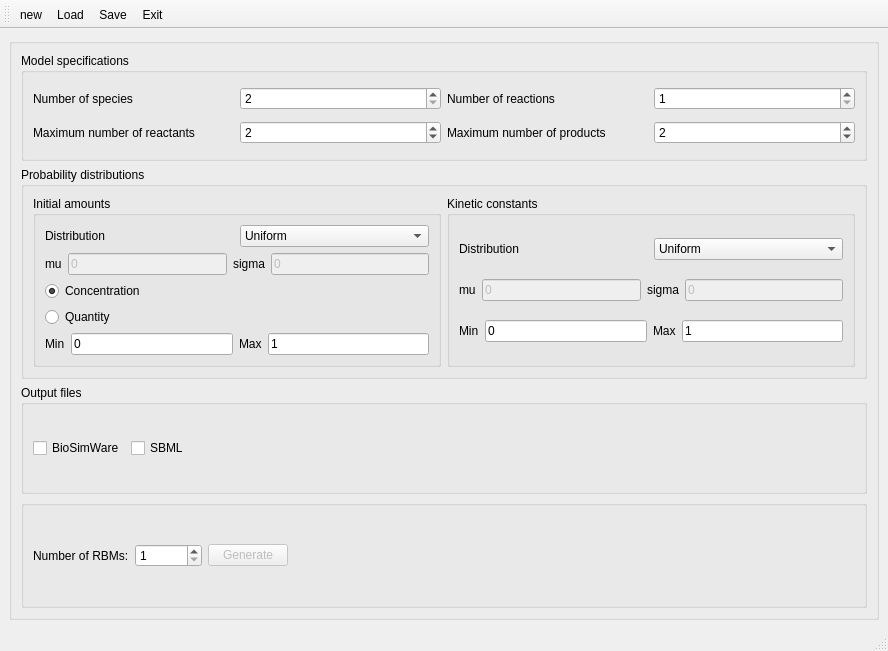
<?xml version="1.0" encoding="UTF-8"?>
<ui version="4.0">
 <class>MainWindow</class>
 <widget class="QMainWindow" name="MainWindow">
  <property name="enabled">
   <bool>true</bool>
  </property>
  <property name="geometry">
   <rect>
    <x>0</x>
    <y>0</y>
    <width>888</width>
    <height>651</height>
   </rect>
  </property>
  <property name="sizePolicy">
   <sizepolicy hsizetype="Preferred" vsizetype="Preferred">
    <horstretch>0</horstretch>
    <verstretch>0</verstretch>
   </sizepolicy>
  </property>
  <property name="contextMenuPolicy">
   <enum>Qt::DefaultContextMenu</enum>
  </property>
  <property name="acceptDrops">
   <bool>true</bool>
  </property>
  <property name="windowTitle">
   <string>SMGen</string>
  </property>
  <property name="toolTip">
   <string/>
  </property>
  <property name="layoutDirection">
   <enum>Qt::LeftToRight</enum>
  </property>
  <property name="autoFillBackground">
   <bool>false</bool>
  </property>
  <widget class="QWidget" name="centralwidget">
   <layout class="QVBoxLayout" name="verticalLayout_8">
    <item>
     <widget class="QGroupBox" name="groupBox_7">
      <property name="minimumSize">
       <size>
        <width>870</width>
        <height>0</height>
       </size>
      </property>
      <property name="title">
       <string/>
      </property>
      <layout class="QVBoxLayout" name="verticalLayout_7">
       <item>
        <layout class="QVBoxLayout" name="verticalLayout_6">
         <item>
          <widget class="QGroupBox" name="groupBox">
           <property name="title">
            <string>Model specifications</string>
           </property>
           <layout class="QVBoxLayout" name="verticalLayout_4">
            <item>
             <layout class="QHBoxLayout" name="horizontalLayout_2">
              <item>
               <widget class="QLabel" name="label">
                <property name="text">
                 <string>Number of species</string>
                </property>
               </widget>
              </item>
              <item>
               <widget class="QSpinBox" name="n_species">
                <property name="minimum">
                 <number>2</number>
                </property>
                <property name="maximum">
                 <number>1000000</number>
                </property>
               </widget>
              </item>
              <item>
               <widget class="QLabel" name="label_2">
                <property name="text">
                 <string>Number of reactions</string>
                </property>
               </widget>
              </item>
              <item>
               <widget class="QSpinBox" name="n_reaction">
                <property name="minimum">
                 <number>1</number>
                </property>
                <property name="maximum">
                 <number>1000000</number>
                </property>
               </widget>
              </item>
             </layout>
            </item>
            <item>
             <layout class="QHBoxLayout" name="horizontalLayout_11">
              <item>
               <widget class="QLabel" name="label_3">
                <property name="text">
                 <string>Maximum number of reactants</string>
                </property>
               </widget>
              </item>
              <item>
               <widget class="QSpinBox" name="maximum_order_reactions">
                <property name="maximum">
                 <number>1000000</number>
                </property>
                <property name="value">
                 <number>2</number>
                </property>
               </widget>
              </item>
              <item>
               <widget class="QLabel" name="label_4">
                <property name="text">
                 <string>Maximum number of products</string>
                </property>
               </widget>
              </item>
              <item>
               <widget class="QSpinBox" name="maximum_number_products">
                <property name="maximum">
                 <number>1000000</number>
                </property>
                <property name="value">
                 <number>2</number>
                </property>
               </widget>
              </item>
             </layout>
            </item>
           </layout>
          </widget>
         </item>
         <item>
          <widget class="QGroupBox" name="groupBox_3">
           <property name="title">
            <string>Probability distributions</string>
           </property>
           <layout class="QHBoxLayout" name="horizontalLayout">
            <item>
             <widget class="QGroupBox" name="groupBox_4">
              <property name="title">
               <string>Initial amounts</string>
              </property>
              <layout class="QVBoxLayout" name="verticalLayout_2">
               <item>
                <layout class="QHBoxLayout" name="horizontalLayout_3">
                 <item>
                  <widget class="QLabel" name="label_5">
                   <property name="text">
                    <string>Distribution</string>
                   </property>
                  </widget>
                 </item>
                 <item>
                  <widget class="QComboBox" name="initial_amounts_distribution">
                   <item>
                    <property name="text">
                     <string>Uniform</string>
                    </property>
                   </item>
                   <item>
                    <property name="text">
                     <string>Normal</string>
                    </property>
                   </item>
                   <item>
                    <property name="text">
                     <string>Logarithmic</string>
                    </property>
                   </item>
                   <item>
                    <property name="text">
                     <string>Log normal</string>
                    </property>
                   </item>
                  </widget>
                 </item>
                </layout>
               </item>
               <item>
                <layout class="QHBoxLayout" name="horizontalLayout_4">
                 <item>
                  <widget class="QLabel" name="label_6">
                   <property name="text">
                    <string>mu</string>
                   </property>
                  </widget>
                 </item>
                 <item>
                  <widget class="QLineEdit" name="mu_initial">
                   <property name="enabled">
                    <bool>false</bool>
                   </property>
                   <property name="text">
                    <string>0</string>
                   </property>
                  </widget>
                 </item>
                 <item>
                  <widget class="QLabel" name="label_7">
                   <property name="text">
                    <string>sigma</string>
                   </property>
                  </widget>
                 </item>
                 <item>
                  <widget class="QLineEdit" name="sigma_initial">
                   <property name="enabled">
                    <bool>false</bool>
                   </property>
                   <property name="text">
                    <string>0</string>
                   </property>
                  </widget>
                 </item>
                </layout>
               </item>
               <item>
                <widget class="QRadioButton" name="concentration">
                 <property name="text">
                  <string>Concentration</string>
                 </property>
                 <property name="checked">
                  <bool>true</bool>
                 </property>
                </widget>
               </item>
               <item>
                <widget class="QRadioButton" name="quantity">
                 <property name="text">
                  <string>Quantity</string>
                 </property>
                </widget>
               </item>
               <item>
                <layout class="QHBoxLayout" name="horizontalLayout_5">
                 <item>
                  <widget class="QLabel" name="label_8">
                   <property name="text">
                    <string>Min</string>
                   </property>
                  </widget>
                 </item>
                 <item>
                  <widget class="QLineEdit" name="initial_min">
                   <property name="text">
                    <string>0</string>
                   </property>
                  </widget>
                 </item>
                 <item>
                  <widget class="QLabel" name="label_9">
                   <property name="text">
                    <string>Max</string>
                   </property>
                  </widget>
                 </item>
                 <item>
                  <widget class="QLineEdit" name="initial_max">
                   <property name="text">
                    <string>1</string>
                   </property>
                  </widget>
                 </item>
                </layout>
               </item>
              </layout>
             </widget>
            </item>
            <item>
             <widget class="QGroupBox" name="groupBox_5">
              <property name="title">
               <string>Kinetic constants</string>
              </property>
              <layout class="QVBoxLayout" name="verticalLayout_3">
               <item>
                <layout class="QHBoxLayout" name="horizontalLayout_6">
                 <item>
                  <widget class="QLabel" name="label_10">
                   <property name="text">
                    <string>Distribution</string>
                   </property>
                  </widget>
                 </item>
                 <item>
                  <widget class="QComboBox" name="kinetic_parameters_distribution">
                   <item>
                    <property name="text">
                     <string>Uniform</string>
                    </property>
                   </item>
                   <item>
                    <property name="text">
                     <string>Normal</string>
                    </property>
                   </item>
                   <item>
                    <property name="text">
                     <string>Logarithmic</string>
                    </property>
                   </item>
                   <item>
                    <property name="text">
                     <string>Log normal</string>
                    </property>
                   </item>
                  </widget>
                 </item>
                </layout>
               </item>
               <item>
                <layout class="QHBoxLayout" name="horizontalLayout_7">
                 <item>
                  <widget class="QLabel" name="label_11">
                   <property name="text">
                    <string>mu</string>
                   </property>
                  </widget>
                 </item>
                 <item>
                  <widget class="QLineEdit" name="mu_kinetic">
                   <property name="enabled">
                    <bool>false</bool>
                   </property>
                   <property name="text">
                    <string>0</string>
                   </property>
                  </widget>
                 </item>
                 <item>
                  <widget class="QLabel" name="label_12">
                   <property name="text">
                    <string>sigma</string>
                   </property>
                  </widget>
                 </item>
                 <item>
                  <widget class="QLineEdit" name="sigma_kinetic">
                   <property name="enabled">
                    <bool>false</bool>
                   </property>
                   <property name="text">
                    <string>0</string>
                   </property>
                  </widget>
                 </item>
                </layout>
               </item>
               <item>
                <layout class="QHBoxLayout" name="horizontalLayout_9">
                 <item>
                  <widget class="QLabel" name="label_13">
                   <property name="text">
                    <string>Min</string>
                   </property>
                  </widget>
                 </item>
                 <item>
                  <widget class="QLineEdit" name="kinetic_min">
                   <property name="text">
                    <string>0</string>
                   </property>
                  </widget>
                 </item>
                 <item>
                  <widget class="QLabel" name="label_14">
                   <property name="text">
                    <string>Max</string>
                   </property>
                  </widget>
                 </item>
                 <item>
                  <widget class="QLineEdit" name="kinetic_max">
                   <property name="text">
                    <string>1</string>
                   </property>
                  </widget>
                 </item>
                </layout>
               </item>
              </layout>
             </widget>
            </item>
           </layout>
          </widget>
         </item>
         <item>
          <widget class="QGroupBox" name="groupBox_2">
           <property name="title">
            <string>Output files</string>
           </property>
           <layout class="QVBoxLayout" name="verticalLayout_5">
            <item>
             <layout class="QHBoxLayout" name="horizontalLayout_10">
              <item>
               <widget class="QCheckBox" name="generateBioSimWare">
                <property name="text">
                 <string>BioSimWare</string>
                </property>
               </widget>
              </item>
              <item>
               <widget class="QCheckBox" name="generateSBML">
                <property name="text">
                 <string>SBML</string>
                </property>
               </widget>
              </item>
              <item>
               <spacer name="horizontalSpacer">
                <property name="orientation">
                 <enum>Qt::Horizontal</enum>
                </property>
                <property name="sizeHint" stdset="0">
                 <size>
                  <width>40</width>
                  <height>20</height>
                 </size>
                </property>
               </spacer>
              </item>
             </layout>
            </item>
           </layout>
          </widget>
         </item>
         <item>
          <widget class="QGroupBox" name="groupBox_6">
           <property name="title">
            <string/>
           </property>
           <layout class="QVBoxLayout" name="verticalLayout">
            <item>
             <layout class="QHBoxLayout" name="horizontalLayout_8">
              <item>
               <widget class="QLabel" name="label_15">
                <property name="text">
                 <string>Number of RBMs:</string>
                </property>
               </widget>
              </item>
              <item>
               <widget class="QSpinBox" name="n_networks">
                <property name="minimum">
                 <number>1</number>
                </property>
                <property name="maximum">
                 <number>1000000</number>
                </property>
               </widget>
              </item>
              <item>
               <widget class="QPushButton" name="generate_networks">
                <property name="enabled">
                 <bool>false</bool>
                </property>
                <property name="font">
                 <font>
                  <stylestrategy>PreferAntialias</stylestrategy>
                 </font>
                </property>
                <property name="toolTip">
                 <string>&lt;html&gt;&lt;head/&gt;&lt;body&gt;&lt;p align=&quot;center&quot;&gt;Press to build models&lt;/p&gt;&lt;/body&gt;&lt;/html&gt;</string>
                </property>
                <property name="statusTip">
                 <string/>
                </property>
                <property name="whatsThis">
                 <string/>
                </property>
                <property name="accessibleName">
                 <string/>
                </property>
                <property name="accessibleDescription">
                 <string/>
                </property>
                <property name="layoutDirection">
                 <enum>Qt::LeftToRight</enum>
                </property>
                <property name="autoFillBackground">
                 <bool>false</bool>
                </property>
                <property name="text">
                 <string notr="true">Generate</string>
                </property>
                <property name="checkable">
                 <bool>false</bool>
                </property>
                <property name="autoRepeat">
                 <bool>false</bool>
                </property>
                <property name="autoExclusive">
                 <bool>false</bool>
                </property>
                <property name="autoDefault">
                 <bool>false</bool>
                </property>
                <property name="default">
                 <bool>false</bool>
                </property>
               </widget>
              </item>
              <item>
               <spacer name="horizontalSpacer_2">
                <property name="orientation">
                 <enum>Qt::Horizontal</enum>
                </property>
                <property name="sizeHint" stdset="0">
                 <size>
                  <width>40</width>
                  <height>20</height>
                 </size>
                </property>
               </spacer>
              </item>
             </layout>
            </item>
           </layout>
          </widget>
         </item>
        </layout>
       </item>
      </layout>
     </widget>
    </item>
   </layout>
  </widget>
  <widget class="QMenuBar" name="menubar">
   <property name="geometry">
    <rect>
     <x>0</x>
     <y>0</y>
     <width>888</width>
     <height>22</height>
    </rect>
   </property>
  </widget>
  <widget class="QStatusBar" name="statusBar"/>
  <widget class="QToolBar" name="toolBar">
   <property name="windowTitle">
    <string>toolBar</string>
   </property>
   <attribute name="toolBarArea">
    <enum>TopToolBarArea</enum>
   </attribute>
   <attribute name="toolBarBreak">
    <bool>false</bool>
   </attribute>
   <addaction name="actionNew"/>
   <addaction name="actionLoad"/>
   <addaction name="actionSave"/>
   <addaction name="actionExit"/>
  </widget>
  <action name="actionNew">
   <property name="icon">
    <iconset>
     <normaloff>new.png</normaloff>new.png</iconset>
   </property>
   <property name="text">
    <string>new</string>
   </property>
   <property name="toolTip">
    <string>Create new project</string>
   </property>
   <property name="shortcut">
    <string>Ctrl+N, Meta+N</string>
   </property>
  </action>
  <action name="actionLoad">
   <property name="icon">
    <iconset>
     <normaloff>load.png</normaloff>load.png</iconset>
   </property>
   <property name="text">
    <string>Load</string>
   </property>
   <property name="toolTip">
    <string>Open project</string>
   </property>
   <property name="shortcut">
    <string>Meta+L, Ctrl+L</string>
   </property>
  </action>
  <action name="actionSave">
   <property name="icon">
    <iconset>
     <normaloff>save.png</normaloff>save.png</iconset>
   </property>
   <property name="text">
    <string>Save</string>
   </property>
   <property name="toolTip">
    <string>Save project</string>
   </property>
   <property name="shortcut">
    <string>Meta+S, Ctrl+S</string>
   </property>
  </action>
  <action name="actionExit">
   <property name="icon">
    <iconset>
     <normaloff>exit.png</normaloff>exit.png</iconset>
   </property>
   <property name="text">
    <string>Exit</string>
   </property>
   <property name="toolTip">
    <string>Exit</string>
   </property>
   <property name="shortcut">
    <string>Meta+Q, Ctrl+Q</string>
   </property>
  </action>
 </widget>
 <resources/>
 <connections>
  <connection>
   <sender>sigma_kinetic</sender>
   <signal>textChanged(QString)</signal>
   <receiver>MainWindow</receiver>
   <slot>change_sigma_kinetic()</slot>
   <hints>
    <hint type="sourcelabel">
     <x>806</x>
     <y>325</y>
    </hint>
    <hint type="destinationlabel">
     <x>470</x>
     <y>277</y>
    </hint>
   </hints>
  </connection>
  <connection>
   <sender>sigma_initial</sender>
   <signal>textChanged(QString)</signal>
   <receiver>MainWindow</receiver>
   <slot>change_sigma_initial()</slot>
   <hints>
    <hint type="sourcelabel">
     <x>362</x>
     <y>302</y>
    </hint>
    <hint type="destinationlabel">
     <x>470</x>
     <y>277</y>
    </hint>
   </hints>
  </connection>
  <connection>
   <sender>quantity</sender>
   <signal>clicked(bool)</signal>
   <receiver>MainWindow</receiver>
   <slot>check_quantity()</slot>
   <hints>
    <hint type="sourcelabel">
     <x>243</x>
     <y>352</y>
    </hint>
    <hint type="destinationlabel">
     <x>470</x>
     <y>277</y>
    </hint>
   </hints>
  </connection>
  <connection>
   <sender>n_species</sender>
   <signal>valueChanged(int)</signal>
   <receiver>MainWindow</receiver>
   <slot>change_n_species()</slot>
   <hints>
    <hint type="sourcelabel">
     <x>146</x>
     <y>80</y>
    </hint>
    <hint type="destinationlabel">
     <x>470</x>
     <y>277</y>
    </hint>
   </hints>
  </connection>
  <connection>
   <sender>n_reaction</sender>
   <signal>valueChanged(int)</signal>
   <receiver>MainWindow</receiver>
   <slot>change_n_reaction()</slot>
   <hints>
    <hint type="sourcelabel">
     <x>327</x>
     <y>80</y>
    </hint>
    <hint type="destinationlabel">
     <x>470</x>
     <y>277</y>
    </hint>
   </hints>
  </connection>
  <connection>
   <sender>mu_kinetic</sender>
   <signal>textChanged(QString)</signal>
   <receiver>MainWindow</receiver>
   <slot>change_mu_kinetic()</slot>
   <hints>
    <hint type="sourcelabel">
     <x>596</x>
     <y>325</y>
    </hint>
    <hint type="destinationlabel">
     <x>470</x>
     <y>277</y>
    </hint>
   </hints>
  </connection>
  <connection>
   <sender>mu_initial</sender>
   <signal>textChanged(QString)</signal>
   <receiver>MainWindow</receiver>
   <slot>change_mu_initial()</slot>
   <hints>
    <hint type="sourcelabel">
     <x>152</x>
     <y>302</y>
    </hint>
    <hint type="destinationlabel">
     <x>470</x>
     <y>277</y>
    </hint>
   </hints>
  </connection>
  <connection>
   <sender>maximum_order_reactions</sender>
   <signal>valueChanged(int)</signal>
   <receiver>MainWindow</receiver>
   <slot>change_maximum_order_reactions()</slot>
   <hints>
    <hint type="sourcelabel">
     <x>586</x>
     <y>80</y>
    </hint>
    <hint type="destinationlabel">
     <x>470</x>
     <y>277</y>
    </hint>
   </hints>
  </connection>
  <connection>
   <sender>maximum_number_products</sender>
   <signal>valueChanged(int)</signal>
   <receiver>MainWindow</receiver>
   <slot>change_maximum_number_products()</slot>
   <hints>
    <hint type="sourcelabel">
     <x>857</x>
     <y>80</y>
    </hint>
    <hint type="destinationlabel">
     <x>470</x>
     <y>277</y>
    </hint>
   </hints>
  </connection>
  <connection>
   <sender>kinetic_parameters_distribution</sender>
   <signal>currentTextChanged(QString)</signal>
   <receiver>MainWindow</receiver>
   <slot>select_kinetic_parameters_distribution()</slot>
   <hints>
    <hint type="sourcelabel">
     <x>786</x>
     <y>274</y>
    </hint>
    <hint type="destinationlabel">
     <x>470</x>
     <y>277</y>
    </hint>
   </hints>
  </connection>
  <connection>
   <sender>initial_amounts_distribution</sender>
   <signal>currentTextChanged(QString)</signal>
   <receiver>MainWindow</receiver>
   <slot>select_initial_amounts_distribution()</slot>
   <hints>
    <hint type="sourcelabel">
     <x>342</x>
     <y>267</y>
    </hint>
    <hint type="destinationlabel">
     <x>470</x>
     <y>277</y>
    </hint>
   </hints>
  </connection>
  <connection>
   <sender>concentration</sender>
   <signal>clicked(bool)</signal>
   <receiver>MainWindow</receiver>
   <slot>check_concentration()</slot>
   <hints>
    <hint type="sourcelabel">
     <x>243</x>
     <y>333</y>
    </hint>
    <hint type="destinationlabel">
     <x>470</x>
     <y>277</y>
    </hint>
   </hints>
  </connection>
  <connection>
   <sender>n_networks</sender>
   <signal>valueChanged(int)</signal>
   <receiver>MainWindow</receiver>
   <slot>select_n_networks()</slot>
   <hints>
    <hint type="sourcelabel">
     <x>460</x>
     <y>473</y>
    </hint>
    <hint type="destinationlabel">
     <x>470</x>
     <y>277</y>
    </hint>
   </hints>
  </connection>
  <connection>
   <sender>generateSBML</sender>
   <signal>clicked(bool)</signal>
   <receiver>MainWindow</receiver>
   <slot>generate_SBML()</slot>
   <hints>
    <hint type="sourcelabel">
     <x>450</x>
     <y>350</y>
    </hint>
    <hint type="destinationlabel">
     <x>434</x>
     <y>251</y>
    </hint>
   </hints>
  </connection>
  <connection>
   <sender>actionNew</sender>
   <signal>triggered()</signal>
   <receiver>MainWindow</receiver>
   <slot>actNew()</slot>
   <hints>
    <hint type="sourcelabel">
     <x>-1</x>
     <y>-1</y>
    </hint>
    <hint type="destinationlabel">
     <x>446</x>
     <y>290</y>
    </hint>
   </hints>
  </connection>
  <connection>
   <sender>actionLoad</sender>
   <signal>triggered()</signal>
   <receiver>MainWindow</receiver>
   <slot>actLoad()</slot>
   <hints>
    <hint type="sourcelabel">
     <x>-1</x>
     <y>-1</y>
    </hint>
    <hint type="destinationlabel">
     <x>446</x>
     <y>290</y>
    </hint>
   </hints>
  </connection>
  <connection>
   <sender>actionSave</sender>
   <signal>triggered()</signal>
   <receiver>MainWindow</receiver>
   <slot>actSave()</slot>
   <hints>
    <hint type="sourcelabel">
     <x>-1</x>
     <y>-1</y>
    </hint>
    <hint type="destinationlabel">
     <x>446</x>
     <y>290</y>
    </hint>
   </hints>
  </connection>
  <connection>
   <sender>actionExit</sender>
   <signal>triggered()</signal>
   <receiver>MainWindow</receiver>
   <slot>actExit()</slot>
   <hints>
    <hint type="sourcelabel">
     <x>-1</x>
     <y>-1</y>
    </hint>
    <hint type="destinationlabel">
     <x>446</x>
     <y>290</y>
    </hint>
   </hints>
  </connection>
  <connection>
   <sender>generate_networks</sender>
   <signal>clicked()</signal>
   <receiver>MainWindow</receiver>
   <slot>click_generator_networks()</slot>
   <hints>
    <hint type="sourcelabel">
     <x>714</x>
     <y>530</y>
    </hint>
    <hint type="destinationlabel">
     <x>446</x>
     <y>309</y>
    </hint>
   </hints>
  </connection>
  <connection>
   <sender>generateBioSimWare</sender>
   <signal>clicked(bool)</signal>
   <receiver>MainWindow</receiver>
   <slot>generate_BioSimWare()</slot>
   <hints>
    <hint type="sourcelabel">
     <x>121</x>
     <y>452</y>
    </hint>
    <hint type="destinationlabel">
     <x>446</x>
     <y>309</y>
    </hint>
   </hints>
  </connection>
  <connection>
   <sender>initial_min</sender>
   <signal>textChanged(QString)</signal>
   <receiver>MainWindow</receiver>
   <slot>change_initial_min()</slot>
   <hints>
    <hint type="sourcelabel">
     <x>161</x>
     <y>381</y>
    </hint>
    <hint type="destinationlabel">
     <x>446</x>
     <y>313</y>
    </hint>
   </hints>
  </connection>
  <connection>
   <sender>initial_max</sender>
   <signal>textChanged(QString)</signal>
   <receiver>MainWindow</receiver>
   <slot>change_initial_max()</slot>
   <hints>
    <hint type="sourcelabel">
     <x>350</x>
     <y>381</y>
    </hint>
    <hint type="destinationlabel">
     <x>446</x>
     <y>313</y>
    </hint>
   </hints>
  </connection>
  <connection>
   <sender>kinetic_min</sender>
   <signal>textChanged(QString)</signal>
   <receiver>MainWindow</receiver>
   <slot>change_kinetic_min()</slot>
   <hints>
    <hint type="sourcelabel">
     <x>573</x>
     <y>373</y>
    </hint>
    <hint type="destinationlabel">
     <x>446</x>
     <y>313</y>
    </hint>
   </hints>
  </connection>
  <connection>
   <sender>kinetic_max</sender>
   <signal>textChanged(QString)</signal>
   <receiver>MainWindow</receiver>
   <slot>change_kinetic_max()</slot>
   <hints>
    <hint type="sourcelabel">
     <x>762</x>
     <y>373</y>
    </hint>
    <hint type="destinationlabel">
     <x>446</x>
     <y>313</y>
    </hint>
   </hints>
  </connection>
 </connections>
 <slots>
  <slot>check_signaling_pathway()</slot>
  <slot>change_sigma_kinetic()</slot>
  <slot>change_sigma_initial()</slot>
  <slot>check_quantity()</slot>
  <slot>change_n_species()</slot>
  <slot>change_n_reaction()</slot>
  <slot>select_n_networks()</slot>
  <slot>change_mu_kinetic()</slot>
  <slot>change_mu_initial()</slot>
  <slot>change_maximum_order_reactions()</slot>
  <slot>change_maximum_number_products()</slot>
  <slot>select_kinetic_parameters_distribution()</slot>
  <slot>select_initial_amounts_distribution()</slot>
  <slot>click_generator_networks()</slot>
  <slot>check_concentration()</slot>
  <slot>check_allow_feedbacks()</slot>
  <slot>generate_SBML()</slot>
  <slot>actNew()</slot>
  <slot>actLoad()</slot>
  <slot>actSave()</slot>
  <slot>actExit()</slot>
  <slot>generate_BioSimWare()</slot>
  <slot>change_initial_min()</slot>
  <slot>change_initial_max()</slot>
  <slot>change_kinetic_min()</slot>
  <slot>change_kinetic_max()</slot>
 </slots>
</ui>
